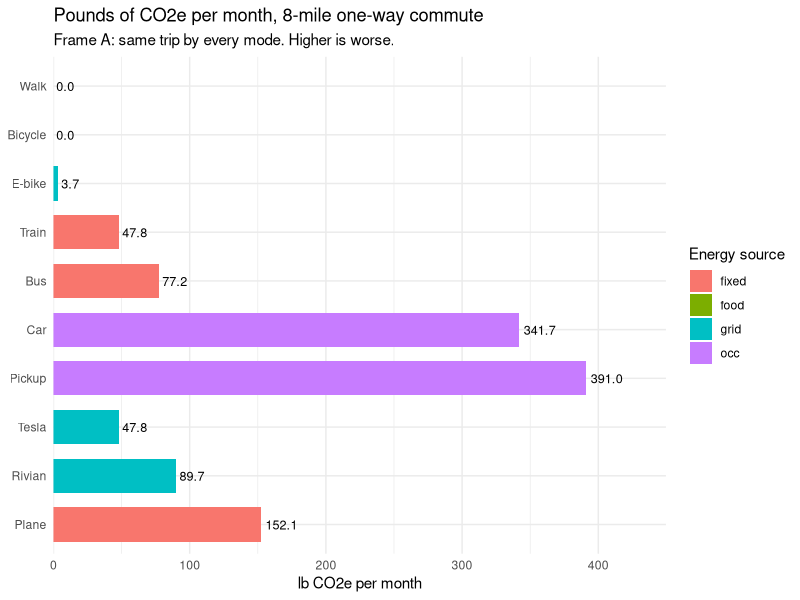

Generate this figure with R: (Note: this script raises an error after producing the figure.)
# emissions.R
# Emissions by mode of transport, controlling for distance.
#
# Run locally; commit the JSON it writes. R does not run in production: the
# site reads the JSON and draws the charts itself.
#
#   Rscript analysis/emissions.R
#
# The script is in three acts, in the order you would do this by hand:
#
#   1. DATA      one row per mode of transport, and the reference tables
#                (grids, diets) the analysis multiplies against
#   2. ANALYSIS  turn grams per mile into pounds per month and per year, and
#                accumulate those over a working life
#   3. OUTPUT    a plot to look at, and the JSON the website consumes
#
# Units, once, so nothing below has to guess: emission rates are grams of
# CO2-equivalent per passenger-mile, and everything a reader sees is pounds
# of CO2e per period.
#
# TWO QUESTIONS, TWO FRAMES. Do not mix them.
#
#   FRAME A ("same trip"): hold distance fixed, vary mode. A treatment
#   effect. Answers "what does covering THIS trip cost by each mode?"
#
#   FRAME B ("as observed"): each mode at its observed mean trip distance
#   (NHTS). Confounded: mode choice is endogenous to distance. Bike
#   commuters emit less partly because they live closer. Answers "what do
#   people who use this mode actually emit?" which is a different and
#   weaker claim. Label it as such or do not ship it.
#
# NO LOG SCALE. Considered once Plane widened the range, but Walk and
# Bicycle are exactly 0 g/mi (mechanical) by construction, and log(0) is
# undefined -- a log axis cannot render them at all, on a bar chart or a
# line chart. Standard chart guidance already discourages log axes on bar
# charts even without a zero problem (no natural baseline, so where the axis
# starts becomes an editorial choice).

library(jsonlite)
library(dplyr)
library(tidyr)
library(ggplot2)

# =============================================================================
# 1. DATA
# =============================================================================

# --- Trip and schedule assumptions -------------------------------------------

# Frame A's fixed commute. Named once so R, the emitted JSON, and the
# client-side JS all read one declared value instead of three copies of the
# same magic number.
frame_a_one_way_miles <- 8

# A commute is there and back.
trips_per_commute_day <- 2

# 52 weeks minus about two weeks of leave and holidays.
commute_days_per_year <- 250
commute_days_per_month <- commute_days_per_year / 12

# US customary output, because every other number on the page is imperial.
pounds_per_kilogram <- 2.20462

# --- Burning a gallon of fuel ------------------------------------------------
# EPA, Office of Transportation and Air Quality (EPA-420-F-18-008).
grams_co2_per_gallon_gasoline <- 8887

# Extraction, refining and distribution, on top of what leaves the tailpipe.
upstream_fuel_multiplier <- 1.15

grams_per_mile_from_mpg <- function(miles_per_gallon) {
  round(grams_co2_per_gallon_gasoline / miles_per_gallon * upstream_fuel_multiplier)
}

# --- The electricity grid ----------------------------------------------------
# Anything that plugs in is only as clean as what it plugs into, so grid modes
# are not stored as a fixed rate. They carry kWh per mile and get multiplied
# by whichever grid the reader picks.
#
# Intensities are EPA eGRID via the Greenhouse Gas Equivalencies Calculator,
# converted from lb CO2/MWh. MROE is a real coal-heavy subregion, not a
# thought experiment.
grams_per_kwh_from_lb_per_mwh <- function(lb_per_mwh) {
  round(lb_per_mwh * 453.592 / 1000, 1)
}

grid_intensities <- tibble(
  name      = c("California",  "US average", "Coal-heavy"),
  lb_per_mwh = c(      497.4,        823.1,       1402.0),
  is_default = c(       TRUE,        FALSE,        FALSE)
) |>
  mutate(g_per_kwh = grams_per_kwh_from_lb_per_mwh(lb_per_mwh))

default_grid_g_per_kwh <- grid_intensities |>
  filter(is_default) |>
  pull(g_per_kwh)

# --- Food energy -------------------------------------------------------------
# CONTESTED, and off by default in the UI. Human-powered travel is only
# "zero emission" if you do not eat more to fuel it, and two arguable
# assumptions carry this whole block:
#   (1) caloric compensation is complete (the literature says partial);
#   (2) marginal calories match average dietary carbon intensity.
#
# Net kcal above resting, per mile. Walking costs MORE per mile than cycling
# because the bicycle is the more efficient machine.
kcal_per_mile <- c(walk = 50, bike = 30, ebike = 12)

# g CO2e per kcal, by diet. A US-average food footprint of ~2.5 t CO2e/yr at
# ~2,500 kcal/day works out to ~2.7 g/kcal.
diet_intensities <- c(vegetarian = 1.2, us_average = 2.7, beef_heavy = 4.5)

# --- Energy draw of the things that plug in ----------------------------------
# EPA fueleconomy.gov rated consumption, which is measured at the wall and so
# already includes charging losses.
#
# The e-bike figure is not an EPA rating (they do not test bicycles); it is a
# realistic 21 Wh/mi, which lands this model within about a gram of the
# ITF/OECD "Good to Go?" (2020) numbers the e-bike used to carry as hardcoded
# constants. That agreement is the reason to trust the restructure.
kwh_per_mile <- c(
  ebike  = 0.021,
  tesla  = 29 / 100,  # Model 3 AWD, 29 kWh/100 mi
  rivian = 54 / 100   # R1T / R1S, 54 kWh/100 mi
)

grid_grams_per_mile <- function(vehicle, g_per_kwh = default_grid_g_per_kwh) {
  round(kwh_per_mile[[vehicle]] * g_per_kwh)
}

# --- Observed trip distances -------------------------------------------------
# FHWA, Chapter 3: Travel (23 CPR), citing NHTS 2009: "a walk trip only
# averaged 0.7 miles and a bike trip 2.2 miles"; vehicle trips averaged above
# 5 miles. These are TRIP averages, not commute-specific -- commutes run
# longer. NA means the survey has no comparable figure (it does not track
# commercial flights), and Frame B falls back to Frame A's distance.
observed_one_way_miles <- c(
  Walk = 0.7, Bicycle = 2.2, `E-bike` = 3.5, Bus = 5.5,
  Train = 12.0, Car = 15.0, Pickup = 15.0
)

# --- One row per mode --------------------------------------------------------
# `energy_source` decides how the rate is computed downstream:
#
#   food   zero mechanically; the only cost is what the rider eats
#   grid   kwh_per_mile x the selected grid intensity
#   fixed  a published per-passenger rate, already averaged over occupancy
#   occ    a private vehicle's own rate, borne by its occupants
#
# `food_key` and `ev_key` are lookup keys into kcal_per_mile and kwh_per_mile;
# NA means the mode has no such component.
#
# `nhts_distance_as` names which surveyed trip length supplies this mode's
# Frame B distance. Usually itself, but the electric cars borrow from their
# gasoline equivalents (NHTS surveys cars, not drivetrains), and Plane is NA
# because the survey does not track commercial flights at all.
# `grams_per_mile` is the mechanical rate on the default grid: what the site
# renders before the reader touches anything. Each one shows its own
# derivation rather than arriving as a bare number from somewhere else.
modes <- tribble(
  ~name,     ~sub,                       ~energy_source, ~grams_per_mile,             ~food_key, ~ev_key,  ~nhts_distance_as,
  "Walk",    "0.7 mi avg trip",          "food",         0,                           "walk",    NA,       "Walk",
  "Bicycle", "2.2 mi avg trip",          "food",         0,                           "bike",    NA,       "Bicycle",
  "E-bike",  "21 Wh/mi, grid-dependent", "grid",         grid_grams_per_mile("ebike"), "ebike",  "ebike",  "E-bike",
  "Train",   "Amtrak average",           "fixed",        65,                          NA,        NA,       "Train",
  "Bus",     "9 riders average",         "fixed",        105,                         NA,        NA,       "Bus",
  "Car",     "22.0 mpg fleet avg",       "occ",          grams_per_mile_from_mpg(22.0), NA,      NA,       "Car",
  "Pickup",  "19.2 mpg fleet avg",       "occ",          grams_per_mile_from_mpg(19.2), NA,      NA,       "Pickup",
  "Tesla",   "Model 3, 29 kWh/100 mi",   "grid",         grid_grams_per_mile("tesla"), NA,       "tesla",  "Car",
  "Rivian",  "R1T, 54 kWh/100 mi",       "grid",         grid_grams_per_mile("rivian"), NA,      "rivian", "Pickup",
  "Plane",   "short-haul, <300 mi",      "fixed",        207,                         NA,        NA,       NA
) |>
  mutate(
    observed_miles = unname(observed_one_way_miles[nhts_distance_as]),
    kwh_per_mile = unname(kwh_per_mile[ev_key])
  )

# Where each number came from, kept beside the data rather than in a comment
# so it travels with it into the JSON and onto the page.
mode_sources <- c(
  Walk = "Zero mechanical emissions. Food energy adds ~135 g/mi on a
          US-average diet if compensation is complete; see note.",
  Bicycle = "Zero mechanical emissions. ~80 g/mi from food on a US-average
             diet. Lower than walking per mile: the bicycle is the more
             efficient machine.",
  `E-bike` = "21 Wh/mi against EPA eGRID intensities. Lands at ~5 g/mi on the
              California grid and ~13 on a coal-heavy one, within a gram of
              the ITF/OECD 'Good to Go?' (2020) figures it used to carry as
              constants. With food accounting on and a meat-heavy diet, the
              e-bike beats the bicycle.",
  Train = "Amtrak Sustainability Report (2023); BTS NTS Table 4-20.
           Electrified commuter rail 30-50; diesel long-haul 80-100.",
  Bus = "BTS NTS Table 4-20; EPA GHG Inventory (2024). Range 80-150 by
         occupancy and fuel.",
  Car = "EPA-420-F-18-008. 8887 / 22.0 = 404 g tailpipe, +15% upstream.
         Divided by occupancy.",
  Pickup = "EPA Automotive Trends Report (2023). 8887 / 19.2 = 463 g tailpipe,
            +15% upstream. Top-selling US vehicle class.",
  Tesla = "EPA fueleconomy.gov rated consumption, measured at the wall.
           ~65 g/mi on the California grid, ~108 US average, ~184 coal-heavy:
           at the clean end it matches Amtrak, at the dirty end it lands near
           a short-haul flight.",
  Rivian = "EPA fueleconomy.gov rated consumption. An electric pickup is still
            a pickup: ~122 g/mi on the California grid but ~343 on a
            coal-heavy one, which is most of the way to the gasoline car it
            replaced. Electrification and grid decarbonization are one
            question, not two.",
  Plane = "EPA GHG Emission Factors Hub (2025), short-haul (<300 mi) factor:
           0.207 kg CO2e/passenger-mile, higher per mile than medium- or
           long-haul (0.129, 0.163) because takeoff and climb burn
           disproportionate fuel on short hops."
)

modes <- modes |> mutate(source_note = unname(mode_sources[name]))

# =============================================================================
# 2. ANALYSIS
# =============================================================================

# A rate in grams per mile becomes pounds over a period by way of the round
# trip and the number of days it is made.
pounds_per_month <- function(grams_per_mile, one_way_miles) {
  grams_per_day <- grams_per_mile * one_way_miles * trips_per_commute_day
  round(grams_per_day * commute_days_per_month / 1000 * pounds_per_kilogram, 1)
}

pounds_per_year <- function(grams_per_mile, one_way_miles) {
  grams_per_day <- grams_per_mile * one_way_miles * trips_per_commute_day
  round(grams_per_day * commute_days_per_year / 1000 * pounds_per_kilogram, 1)
}

# The two frames, side by side, on the same rows. Frame B falls back to Frame
# A's distance where the survey has no comparable figure (Plane).
emissions_by_frame <- modes |>
  mutate(
    frame_a_miles = frame_a_one_way_miles,
    frame_b_miles = coalesce(observed_miles, frame_a_one_way_miles),
    frame_a_lb_per_month = pounds_per_month(grams_per_mile, frame_a_miles),
    frame_a_lb_per_year  = pounds_per_year(grams_per_mile, frame_a_miles),
    frame_b_lb_per_month = pounds_per_month(grams_per_mile, frame_b_miles),
    frame_b_lb_per_year  = pounds_per_year(grams_per_mile, frame_b_miles)
  )

# Figure 2: the same Frame A commute, accumulated. Mechanical emissions only,
# food accounting off, matching the rest of the script's defaults. Walk and
# Bicycle are both 0 here and will legitimately overlap as flat lines -- that
# is correct, not a bug.
cumulative_years <- c(0, 1, 5, 10, 20)

cumulative_by_mode <- emissions_by_frame |>
  select(name, energy_source, food_key, frame_a_lb_per_year) |>
  crossing(elapsed_years = cumulative_years) |>
  mutate(cumulative_lb = round(frame_a_lb_per_year * elapsed_years, 1)) |>
  arrange(match(name, modes$name), elapsed_years)

# =============================================================================
# 3. OUTPUT
# =============================================================================

# --- Read it in the terminal -------------------------------------------------

print_frame <- function(data, label, miles, lb_per_month, lb_per_year) {
  cat("\n---", label, "---\n")

  data |>
    transmute(
      line = sprintf(
        "%-9s %5.1f mi  %4s g/mi  %6.1f lb/mo  %7.1f lb/yr",
        name, {{ miles }}, grams_per_mile, {{ lb_per_month }}, {{ lb_per_year }}
      )
    ) |>
    pull(line) |>
    cat(sep = "\n")

  cat("\n")
}

print_frame(emissions_by_frame, "FRAME A: same trip, held constant across modes",
            frame_a_miles, frame_a_lb_per_month, frame_a_lb_per_year)

print_frame(emissions_by_frame, "FRAME B: each mode at its observed distance (CONFOUNDED)",
            frame_b_miles, frame_b_lb_per_month, frame_b_lb_per_year)

# --- Look at it --------------------------------------------------------------
# The website draws its own charts from the JSON below; this plot is here so
# that running the script shows you the same numbers, and so the shape can be
# checked without a browser.

frame_a_plot <- emissions_by_frame |>
  mutate(name = factor(name, levels = rev(modes$name))) |>
  ggplot(aes(x = name, y = frame_a_lb_per_month, fill = energy_source)) +
  geom_col(width = 0.7) +
  geom_text(aes(label = sprintf("%.1f", frame_a_lb_per_month)),
            hjust = -0.15, size = 3.2) +
  coord_flip() +
  scale_y_continuous(expand = expansion(mult = c(0, 0.15))) +
  labs(
    title = sprintf("Pounds of CO2e per month, %g-mile one-way commute",
                    frame_a_one_way_miles),
    subtitle = "Frame A: same trip by every mode. Higher is worse.",
    x = NULL, y = "lb CO2e per month", fill = "Energy source"
  ) +
  theme_minimal(base_size = 11)

ggsave("priv/static/figures/emissions-frame-a.png", frame_a_plot,
       width = 8, height = 5, dpi = 150)

cat("\nWrote emissions-frame-a.png\n")

# --- Hand it to the website --------------------------------------------------
# The JSON keys below are a contract with lib/web/blog/embeds.ex and
# assets/js/emissions_controls.js. The R names above are chosen for reading;
# these are chosen for the consumers, so the mapping happens here, once.
# Absent values are dropped rather than emitted as null, which is what the
# readers expect (a missing `observed` means "no comparable figure").

drop_missing <- function(x) x[!vapply(x, function(v) all(is.na(v)), logical(1))]

modes_json <- lapply(seq_len(nrow(modes)), function(i) {
  row <- modes[i, ]

  drop_missing(list(
    name         = row$name,
    sub          = row$sub,
    base         = row$grams_per_mile,
    type         = row$energy_source,
    kwh_per_mile = row$kwh_per_mile,
    food_key     = row$food_key,
    observed     = row$observed_miles,
    src          = row$source_note
  ))
})

series_json <- lapply(modes$name, function(mode_name) {
  rows <- cumulative_by_mode |> filter(name == mode_name)

  drop_missing(list(
    name     = mode_name,
    type     = rows$energy_source[[1]],
    lb       = rows$cumulative_lb,
    food_key = rows$food_key[[1]]
  ))
})

grids_json <- lapply(seq_len(nrow(grid_intensities)), function(i) {
  row <- grid_intensities[i, ]
  entry <- list(name = row$name, g_per_kwh = row$g_per_kwh)
  if (row$is_default) entry$default <- TRUE
  entry
})

figure <- list(
  title = "Emissions by mode, controlling for distance",
  units = "g CO2e / passenger-mile; lb CO2e / period",
  frame_a_one_way_mi = frame_a_one_way_miles,
  kg_to_lb = pounds_per_kilogram,
  frames = list(
    a = list(
      key   = "same_trip",
      label = "Same trip",
      note  = "Distance held constant. A counterfactual: what this trip
               costs by each mode."
    ),
    b = list(
      key   = "as_observed",
      label = "As observed",
      note  = "Each mode at its observed mean trip distance (NHTS 2009).
               Confounded: mode choice is endogenous to distance. Bike
               commuters emit less partly because they live closer. This
               compares lifestyles, not modes."
    )
  ),
  modes = modes_json,
  grids = grids_json,
  diets = as.list(diet_intensities),
  kcal  = as.list(kcal_per_mile),
  work_days = list(month = commute_days_per_month, year = commute_days_per_year),
  cumulative = list(
    commute_one_way_mi = frame_a_one_way_miles,
    note = "Same one-way commute as Frame A, every mode. Mechanical
            emissions only; food-energy accounting off, as above. The
            gap shown is mechanical emissions only, not a claim that
            walking or cycling has zero cost.",
    years = cumulative_years,
    series = series_json
  ),
  excluded = list(
    vehicle_manufacture = "Embodied manufacturing emissions excluded for
      ALL modes, consistently. Amortized over lifetime mileage this
      penalizes the bicycle disproportionately at low annual mileage. It
      also flatters the electric cars most: battery production is the
      single largest asterisk on any EV lifecycle claim, and an EV starts
      its life further in debt than the gasoline car it replaced. Counting
      only what comes out of the tailpipe or the wall is the consistent
      choice here, not the generous-to-EVs one by accident.",
    infrastructure = "Roadway embodied carbon excluded for all modes.
      Cement is ~8% of global CO2. The 17-mile trench emitted before a
      single car drove on it. No per-passenger-mile figure for any mode
      captures this.",
    cold_start = "Cold starts contribute ~64% of trip CO, 68% HC, 58% NOx,
      but only ~4.5% of CO2 (Atmosphere 2023, doi:10.3390/atmos14010035).
      Negligible for this chart; decisive for local air quality.",
    induced_demand = "Capacity generates trips. System-level, not per-trip.",
    aviation_non_co2 = "Plane's figure is CO2 only. Contrail cirrus, NOx,
      and other non-CO2 effects account for roughly two-thirds of
      aviation's total effective radiative forcing, not a fraction of it
      (Lee et al. 2021, doi:10.1016/j.atmosenv.2020.117834). No other
      mode here has an excluded effect anywhere near that large relative
      to what is counted."
  ),
  citation = paste(
    "U.S. Environmental Protection Agency, Office of Transportation and Air",
    "Quality. Greenhouse Gas Emissions from a Typical Passenger Vehicle.",
    "EPA-420-F-18-008."
  ),
  citation_url = paste0(
    "https://www.epa.gov/greenvehicles/",
    "greenhouse-gas-emissions-typical-passenger-vehicle"
  ),
  distance_source = paste(
    "Federal Highway Administration, Chapter 3: Travel (23 CPR), citing",
    "National Household Travel Survey 2009. Walk trips average 0.7 mi;",
    "bike trips 2.2 mi; vehicle trips above 5 mi."
  ),
  distance_source_url = "https://www.fhwa.dot.gov/policy/23cpr/chap3.cfm",
  generated = format(Sys.Date(), "%Y-%m-%d")
)

write_json(figure, "priv/static/figures/emissions.json",
           auto_unbox = TRUE, pretty = TRUE)

cat("Wrote emissions.json\n")
